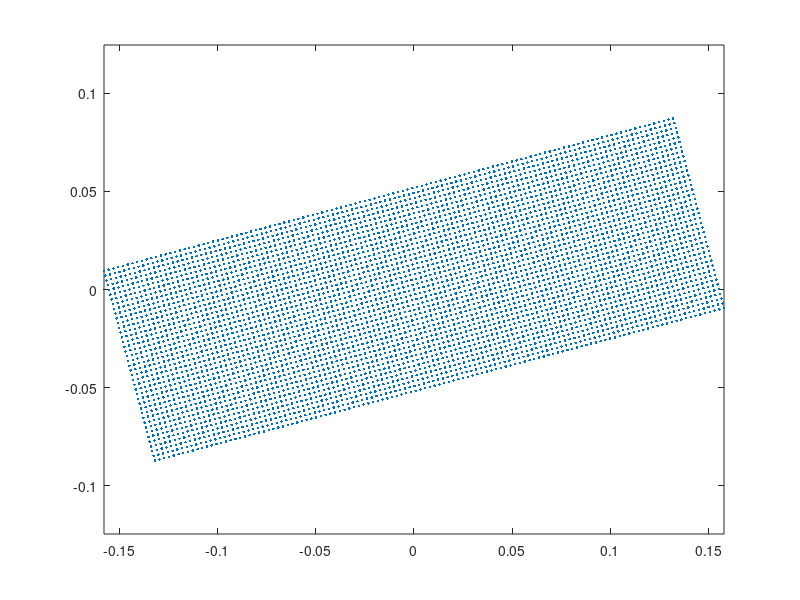

This figure's MATLAB source:
%% ---------------------------------------------------------------------
%%
%% Copyright (c) 2019 - 2019 by the IBAMR developers
%% All rights reserved.
%%
%% This file is part of IBAMR.
%%
%% IBAMR is free software and is distributed under the 3-clause BSD
%% license. The full text of the license can be found in the file
%% COPYRIGHT at the top level directory of IBAMR.
%%
%% ---------------------------------------------------------------------

  clear all;
  
  PATH = './';
  
  WallPath = strcat(PATH,'barge2d.vertex');
  %%
  % Domain parameters
  Lx = 5.0; Ly = 2.5;
  Nx = 500*2*2;  Ny = 250*2*2;
  
  % Dimensional parameters
  dx = Lx/Nx; dy = Ly/Ny;
  Length = 0.3;
  Width  = Length/3.0;
  Xcom   = 0.0;
  Ycom   = 0.0;
  theta  = 15; %degrees
  t      = theta*pi/180; % radians
  
  NumPtsX = ceil(Length/dx) + 1
  NumPtsY = ceil(Width/dy) + 1
  
  lag_pts = 0;
  
  % Generate Rectangular Prism
  for j = 1:NumPtsY
      y = Ycom - Width/2 + (j-1)*dy;
          for i = 1:NumPtsX
              x = Xcom-Length/2 + (i-1)*dy;
                lag_pts = lag_pts+1;
                LagX(lag_pts) = x;
                LagY(lag_pts) = y;
          end
  end
  
  % Rotate by theta
  Rx = LagX * cos(t) - LagY * sin(t);
  Ry = LagX * sin(t) + LagY * cos(t);
  LagX = Rx;
  LagY = Ry;


  figure;
  plot(LagX,LagY,'.')
  axis equal;
  
  %% write it in file
  
  lag_pts = length(LagY);
  fid = fopen(WallPath,'wt');
  fprintf(fid,'%d\n',lag_pts);
  
  for i = 1:length(LagX)
      fprintf(fid,'%12.7E\t\t%12.7E\n',LagX(i),LagY(i));
  end
  
  fclose(fid);
